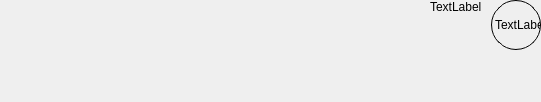
<?xml version="1.0" encoding="UTF-8"?>
<ui version="4.0">
 <class>Frame</class>
 <widget class="QFrame" name="Frame">
  <property name="geometry">
   <rect>
    <x>0</x>
    <y>0</y>
    <width>541</width>
    <height>102</height>
   </rect>
  </property>
  <property name="windowTitle">
   <string>Frame</string>
  </property>
  <layout class="QHBoxLayout" name="horizontalLayout" stretch="9,1">
   <property name="leftMargin">
    <number>0</number>
   </property>
   <property name="topMargin">
    <number>0</number>
   </property>
   <property name="rightMargin">
    <number>0</number>
   </property>
   <property name="bottomMargin">
    <number>0</number>
   </property>
   <item alignment="Qt::AlignRight|Qt::AlignTop">
    <widget class="QLabel" name="label_2">
     <property name="text">
      <string>TextLabel</string>
     </property>
    </widget>
   </item>
   <item alignment="Qt::AlignRight|Qt::AlignTop">
    <widget class="MyLabel" name="label">
     <property name="minimumSize">
      <size>
       <width>50</width>
       <height>50</height>
      </size>
     </property>
     <property name="maximumSize">
      <size>
       <width>50</width>
       <height>50</height>
      </size>
     </property>
     <property name="styleSheet">
      <string notr="true">border-radius:25px 25px 25px 25px;
border:1px solid black;</string>
     </property>
     <property name="text">
      <string>TextLabel</string>
     </property>
    </widget>
   </item>
  </layout>
 </widget>
 <customwidgets>
  <customwidget>
   <class>MyLabel</class>
   <extends>QLabel</extends>
   <header location="global">app.components.my_label.h</header>
  </customwidget>
 </customwidgets>
 <resources/>
 <connections/>
</ui>
